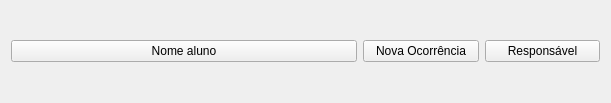
<?xml version="1.0" encoding="UTF-8"?>
<ui version="4.0">
 <class>Form</class>
 <widget class="QWidget" name="Form">
  <property name="geometry">
   <rect>
    <x>0</x>
    <y>0</y>
    <width>611</width>
    <height>103</height>
   </rect>
  </property>
  <property name="windowTitle">
   <string>Form</string>
  </property>
  <layout class="QHBoxLayout" name="horizontalLayout" stretch="3,1,1">
   <item>
    <widget class="QPushButton" name="pushButton">
     <property name="text">
      <string>Nome aluno</string>
     </property>
    </widget>
   </item>
   <item>
    <widget class="QPushButton" name="pushButton_2">
     <property name="text">
      <string>Nova Ocorrência</string>
     </property>
    </widget>
   </item>
   <item>
    <widget class="QPushButton" name="pushButton_3">
     <property name="text">
      <string>Responsável</string>
     </property>
    </widget>
   </item>
  </layout>
 </widget>
 <resources/>
 <connections/>
</ui>
